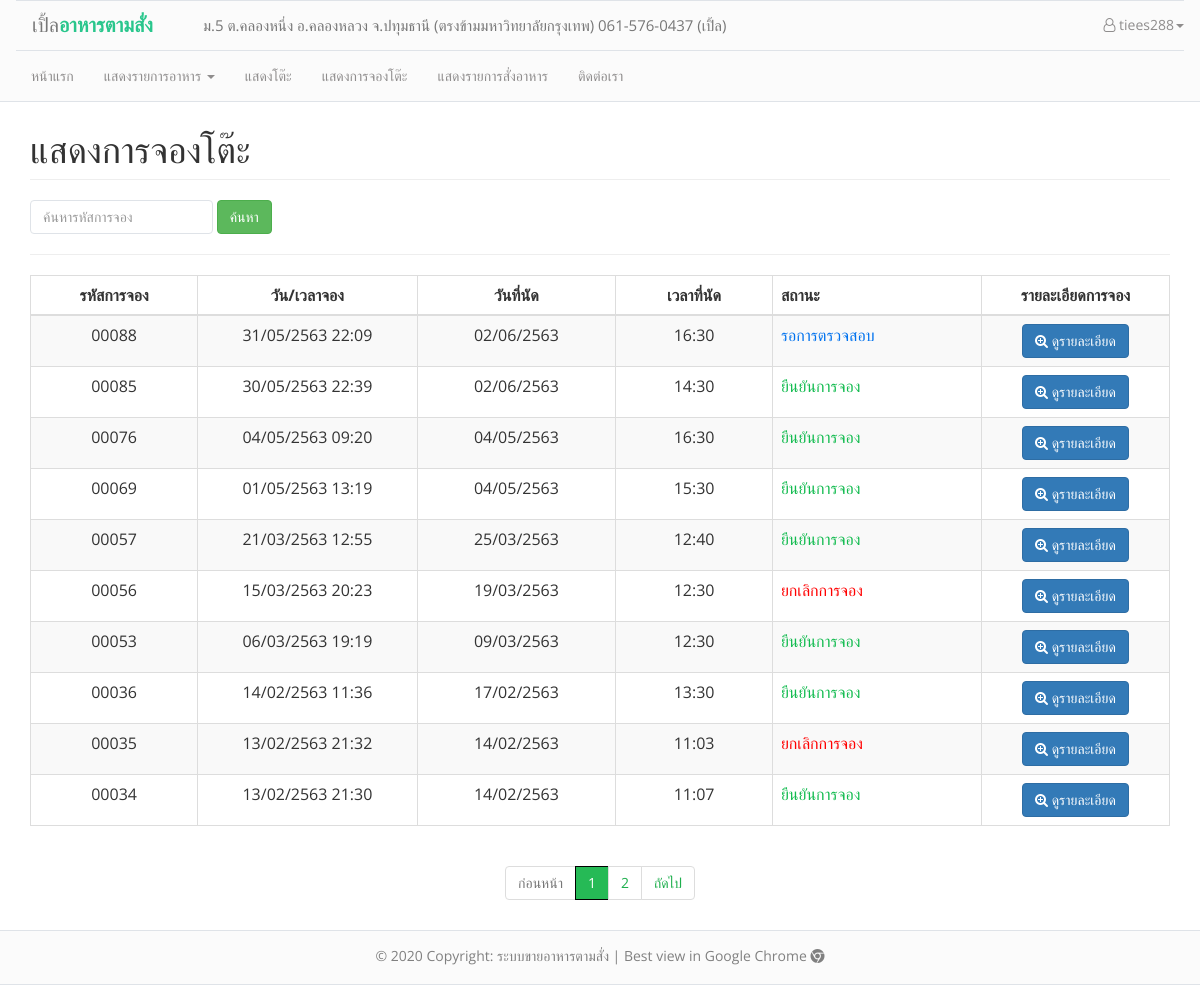
Screenshot of /reserve_history.php (signed in) with the database file from the repository.
### tables this page shows
CREATE TABLE `reservations` (
  `reserv_id` int(5) UNSIGNED ZEROFILL NOT NULL COMMENT 'รหัสการจอง',
  `reserv_date_appointment` date NOT NULL COMMENT 'วันที่นัด',
  `reserv_time_appointment` time NOT NULL COMMENT 'เวลานัด',
  `reserv_date_reservation` datetime NOT NULL,
  `reserv_status` int(1) NOT NULL,
  `reserv_note` varchar(100) NOT NULL,
  `cusid` int(5) NOT NULL
);

### conf/function.php (called while the page is built, shortened)
<?php
function tothaiyear($dates)
{
    $date = date("d-m-Y", strtotime($dates));
    $d1 = substr($date, 0, 2);
    $m1 = substr($date, 3, 2);
    $y = substr($date, 6, 4);
    $y1 = $y + 543;
    if ($date == "") {
        return "";
    } else {
        return $d1 . "/" . $m1 . "/" . $y1;
    }
}
function dt_tothaiyear($dates)
{
    $date = date("d-m-Y H:i", strtotime($dates));
    $d1 = substr($date, 0, 2);
    $m1 = substr($date, 3, 2);
    $y = substr($date, 6, 4);
    $y1 = $y + 543;
    $time = substr($date, 11, 6);
    if ($date == "") {
        return "";
    } else {
        return $d1 . "/" . $m1 . "/" . $y1 . " " . $time;
    }
}

### reserve_history.php (the view, shortened to what this page needs)
<head>
</head>
<body>
    <?php
    include("conf/header.php");
    include("conf/function.php");
    $strKeyword = null;
    ?>
    <div class="container" style="padding-top: 90px;">
        <h1 class="page-header text-left">แสดงการจองโต๊ะ</h1>
        <div class="row">
            <form class="form-inline">
                <div class="col-xs-6">
                    <div class="form-group">
                        <input class="form-control" type="text" name="search_reserve" placeholder="ค้นหารหัสการจอง" aria-label="Search">
                        <button type="submit" class="btn btn-success">ค้นหา</button>
                    </div>
                </div>
            </form>
        </div>
        <hr>
        <div class="table-responsive">
            <table class="table table-striped table-bordered" align="center">
                <thead>
                    <th style="text-align:center; width:160px;">รหัสการจอง</th>
                    <th style="text-align: center; width:210px;">วัน/เวลาจอง</th>
                    <th style="text-align: center; width:190px;">วันที่นัด</th>
                    <th style="text-align: center; width:150px;">เวลาที่นัด</th>
                    <th style="text-align:left; width: 200px;">สถานะ</th>
                    <th style=" text-align:center; width:180px;">รายละเอียดการจอง</th>
                </thead>
                <?php
                include('conf/connection.php');
                $sql = "SELECT * FROM reservations WHERE cusid = '" . $_SESSION['user_id'] . "' AND reserv_id LIKE '%" . $strKeyword . "%'";
                $query = mysqli_query($link, $sql);
                $num_rows = mysqli_num_rows($query);
                $per_page = 10;
                $page  = 1;
                $prev_page = $page - 1;
                $next_page = $page + 1;
                $row_start = ($page - 1) * $per_page;
                if ($num_rows <= $per_page) {
                    $num_pages = 1;
                } else if (($num_rows % $per_page) == 0) {
                    $num_pages = ($num_rows / $per_page);
                } else {
                    $num_pages = ($num_rows / $per_page) + 1;
                    $num_pages = (int) $num_pages;
                }
                $row_end = $per_page;
                $sql .= " ORDER BY reserv_id DESC LIMIT $row_start ,$row_end ";
                $query = mysqli_query($link, $sql);
                if ($num_rows > 0) {
                    while ($result = mysqli_fetch_array($query, MYSQLI_ASSOC)) {
                        switch ($result['reserv_status']) {
                            case 0:
                                $reserv_status = "<span style='color:#0072EE'>รอการตรวจสอบ</span>";
                                break;
                            case 1:
                                $reserv_status = "<span style='color:#12BB4F';>ยืนยันการจอง</span>";
                                break;
                            case 2:
                                $reserv_status = "<span style='color:red;'>ยกเลิกการจอง</span>";
                                break;
                        } ?>
                            <tr>
                                <td align="center"><?= $result["reserv_id"]; ?></td>
                                <td align="center"> <?= dt_tothaiyear($result['reserv_date_reservation']) ?></td>
                                <td align="center"> <?= tothaiyear($result["reserv_date_appointment"]); ?></td>
                                <td align="center"> <?= substr($result["reserv_time_appointment"], 0, 5) ?></td>
                                <td><?= $reserv_status ?></td>
                                <td align="center"><a href="reserve_detailed.php?rid=<?= $result['reserv_id'] ?>" class="btn btn-primary"><i class="fa fa-search-plus"></i> ดูรายละเอียด</a></td>
                            </tr>
                    <?php }
                    } else {
                        echo '
            <tr>
                <td colspan="6" align="center">ไม่พบข้อมูลในระบบ</td>
            </tr>
        ';
                    }
                    ?>
            </table>
        </div>
        <nav aria-label="Page navigation example" class="navbar-center">
            <div class="text-center">
                <ul class="pagination">
                    <?php
                    if ($prev_page) {
                        echo '<li class="page-item n">' . " <a href='$_SERVER[SCRIPT_NAME]?Page=$prev_page&search_food=$strKeyword'>ก่อนหน้า</a></li>";
                    } else {
                        echo '<li class="page-item disabled"><a href="#" >ก่อนหน้า</a></li>';
                    }
                    for ($i = 1; $i <= $num_pages; $i++) {
                        if ($i != $page) {
                            echo "<li class='page-item n'><a href='$_SERVER[SCRIPT_NAME]?Page=$i&search_food=$strKeyword'>$i</a>" . '</li>';
                        } else {
                            echo '<li class="page-item active"><a href="#">' . $i . '</a></li>';
                        }
                    }
                    if ($page != $num_pages) {
                        echo '<li class="page-item n">' . " <a href='$_SERVER[SCRIPT_NAME]?Page=$next_page&search_food=$strKeyword'>ถัดไป</a></li>";
                    } else {
                        echo '<li class="page-item disabled">' . "<a href ='#'>ถัดไป</a></li> ";
                    }
                    ?>
            </div>
        </nav>
    </div>
</body>
<?php
include("conf/footer.php");
?>

### conf/header.php (style rules this page uses)
body { font-family: 'Open Sans', sans-serif; height: 98%; }
div.container { min-height: 95% !important; position: relative !important; }
.form-control { box-shadow: none; border-radius: 4px; border-color: #dfe3e8; }
.pagination>.active>a, .pagination>.active>span, .pagination>.active>a:hover, .pagination>.active>span:hover, .pagination>.active>a:focus, .pagination>.active>span:focus { background-color: #26BA56; border-color: black; cursor: pointer; z-index: 2; }
.pagination>li.page-item.n>a, .pagination>li.page-item.n>span { color: #1EAF4D; cursor: pointer; z-index: 2; }

### rows the page displays
reservations: reserv_id "00088", reserv_date_reservation "31/05/2563 22:09", reserv_date_appointment "02/06/2563", reserv_time_appointment "16:30", reserv_status "รอการตรวจสอบ"
reservations: reserv_id "00085", reserv_date_reservation "30/05/2563 22:39", reserv_date_appointment "02/06/2563", reserv_time_appointment "14:30", reserv_status "ยืนยันการจอง"
reservations: reserv_id "00076", reserv_date_reservation "04/05/2563 09:20", reserv_date_appointment "04/05/2563", reserv_time_appointment "16:30", reserv_status "ยืนยันการจอง"
reservations: reserv_id "00069", reserv_date_reservation "01/05/2563 13:19", reserv_date_appointment "04/05/2563", reserv_time_appointment "15:30", reserv_status "ยืนยันการจอง"
reservations: reserv_id "00057", reserv_date_reservation "21/03/2563 12:55", reserv_date_appointment "25/03/2563", reserv_time_appointment "12:40", reserv_status "ยืนยันการจอง"
reservations: reserv_id "00056", reserv_date_reservation "15/03/2563 20:23", reserv_date_appointment "19/03/2563", reserv_time_appointment "12:30", reserv_status "ยกเลิกการจอง"
reservations: reserv_id "00053", reserv_date_reservation "06/03/2563 19:19", reserv_date_appointment "09/03/2563", reserv_time_appointment "12:30", reserv_status "ยืนยันการจอง"
reservations: reserv_id "00036", reserv_date_reservation "14/02/2563 11:36", reserv_date_appointment "17/02/2563", reserv_time_appointment "13:30", reserv_status "ยืนยันการจอง"
reservations: reserv_id "00035", reserv_date_reservation "13/02/2563 21:32", reserv_date_appointment "14/02/2563", reserv_time_appointment "11:03", reserv_status "ยกเลิกการจอง"
reservations: reserv_id "00034", reserv_date_reservation "13/02/2563 21:30", reserv_date_appointment "14/02/2563", reserv_time_appointment "11:07", reserv_status "ยืนยันการจอง"

### other values shown
$_SESSION['user'] "tiees288"
